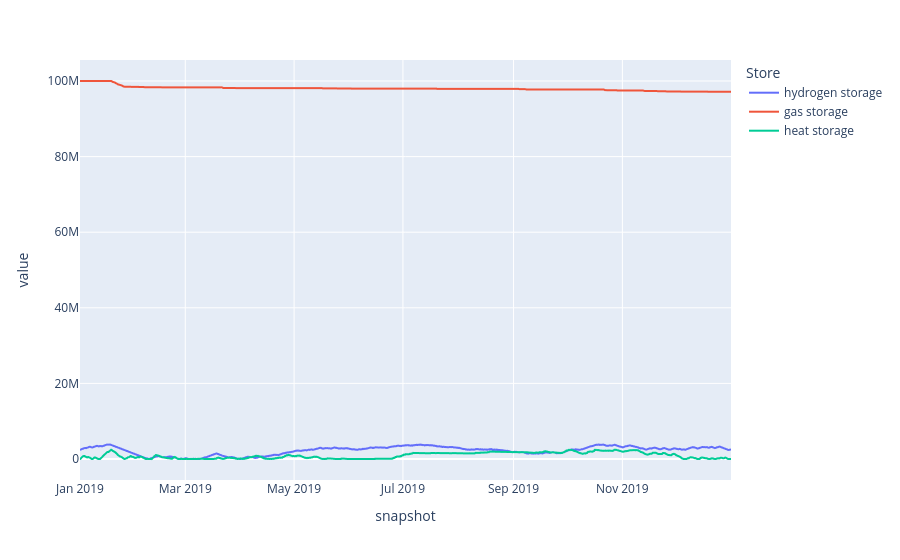

Notebook source saved alongside this figure:
### Markdown cell above
The different storage state of charge time series:

### Code cell
n.stores_t.e.plot()

### Figure 1 — Plotly figure (JSON) as saved in the notebook; plotly's stock layout.template omitted (floating-point values rounded to 4 significant figures; data arrays with more than 128 entries replaced by an {"elided": "..."} marker saying what was removed)
{"data": [{"hovertemplate": "Store=hydrogen storage<br>snapshot=%{x}<br>value=%{y}<extra></extra>", "legendgroup": "hydrogen storage", "line": {"color": "#636efa", "dash": "solid"}, "marker": {"symbol": "circle"}, "mode": "lines", "name": "hydrogen storage", "showlegend": true, "type": "scattergl", "x": {"elided": "2920 str values"}, "xaxis": "x", "y": {"elided": "2920 float values"}, "yaxis": "y"}, {"hovertemplate": "Store=gas storage<br>snapshot=%{x}<br>value=%{y}<extra></extra>", "legendgroup": "gas storage", "line": {"color": "#EF553B", "dash": "solid"}, "marker": {"symbol": "circle"}, "mode": "lines", "name": "gas storage", "showlegend": true, "type": "scattergl", "x": {"elided": "2920 str values"}, "xaxis": "x", "y": {"elided": "2920 float values"}, "yaxis": "y"}, {"hovertemplate": "Store=heat storage<br>snapshot=%{x}<br>value=%{y}<extra></extra>", "legendgroup": "heat storage", "line": {"color": "#00cc96", "dash": "solid"}, "marker": {"symbol": "circle"}, "mode": "lines", "name": "heat storage", "showlegend": true, "type": "scattergl", "x": {"elided": "2920 str values"}, "xaxis": "x", "y": {"elided": "2920 float values"}, "yaxis": "y"}], "layout": {"legend": {"title": {"text": "Store"}, "tracegroupgap": 0}, "margin": {"t": 60}, "xaxis": {"anchor": "y", "domain": [0, 1], "title": {"text": "snapshot"}}, "yaxis": {"anchor": "x", "domain": [0, 1], "title": {"text": "value"}}}}
